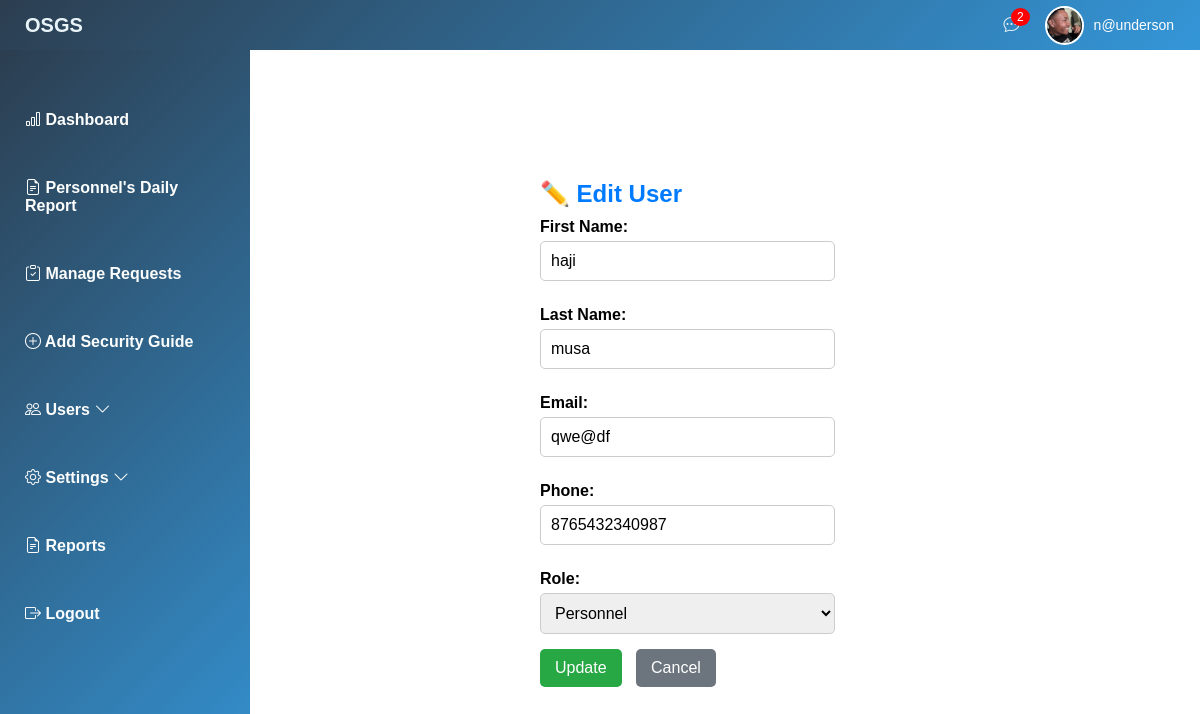
The app's page /admin/edit_user.php?id=3 (signed in) with its own data.
### tables this page shows
CREATE TABLE `hiring_requests` (
  `BookingNumber` int(20) NOT NULL,
  `id` int(11) NOT NULL,
  `first_name` varchar(100) DEFAULT NULL,
  `last_name` varchar(100) DEFAULT NULL,
  `email` varchar(100) DEFAULT NULL,
  `phone` varchar(20) DEFAULT NULL,
  `requirement_number` int(11) DEFAULT NULL,
  `shift` varchar(50) DEFAULT NULL,
  `gender` varchar(20) DEFAULT NULL,
  `address` text DEFAULT NULL,
  `created_at` timestamp NOT NULL DEFAULT current_timestamp(),
  `requested_date` timestamp NOT NULL DEFAULT current_timestamp(),
  `status` enum('Pending','Approved','Rejected') DEFAULT 'Pending',
  `role` varchar(22) NOT NULL DEFAULT 'personnel',
  `registration_date` date DEFAULT NULL,
  `id_type` varchar(50) DEFAULT NULL,
  `id_number` varchar(50) DEFAULT NULL,
  `id_image` varchar(255) DEFAULT NULL,
  `password` varchar(255) DEFAULT NULL,
  `first_login` tinyint(1) DEFAULT 1,
  `token_display` varchar(255) NOT NULL
);

### admin/edit_user.php (the view, shortened to what this page needs)
<?php
include 'header.php';
include '../db_connection.php';
$user_id = intval($_GET['id']);
$sql = "SELECT * FROM hiring_requests WHERE id = $user_id";
$result = mysqli_query($conn, $sql);
$user = mysqli_fetch_assoc($result);
?>
<div class="admin-content">
    <h2 class="page-title">✏️ Edit User</h2>
    <form method="post">
        <label>First Name:</label>
        <input type="text" name="first_name" value="<?php echo $user['first_name']; ?>" required>
        <label>Last Name:</label>
        <input type="text" name="last_name" value="<?php echo $user['last_name']; ?>" required>
        <label>Email:</label>
        <input type="email" name="email" value="<?php echo $user['email']; ?>" required>
        <label>Phone:</label>
        <input type="text" name="phone" value="<?php echo $user['phone']; ?>" required>
        <label>Role:</label>
        <select name="role" required>
            <option value="personnel" <?php echo ($user['role'] == 'personnel') ? 'selected' : ''; ?>>Personnel</option>
        </select>
        <button type="submit" name="update_user" class="btn update">Update</button>
        <a href="manage_users.php" class="btn cancel">Cancel</a>
    </form>
</div>
<?php include 'footer.php'; ?>

### admin/header.php (shortened to what this page needs)
<?php
include '../db_connection.php';
$userId = $_SESSION['user_id'];
$stmt = $conn->prepare("SELECT email, id_image FROM hiring_requests WHERE id = ?");
$stmt->bind_param("i", $userId);
$stmt->execute();
$result = $stmt->get_result();
$user = $result->fetch_assoc();
$profileImage = !empty($user['id_image']) ? $user['id_image'] : "default-avatar.jpg";
$pendingStmt = $conn->prepare("SELECT COUNT(*) as pending_count FROM hiring_requests WHERE status = 'pending'");
$pendingStmt->execute();
$pendingResult = $pendingStmt->get_result();
$pendingRequests = $pendingResult->fetch_assoc()['pending_count'];
?>
<!DOCTYPE html>
<html lang="en">
<head>
    <link rel="stylesheet" href="styles.css">
    <link rel="stylesheet" href="https://cdnjs.cloudflare.com/ajax/libs/font-awesome/6.0.0/css/all.min.css">
    <link rel="stylesheet" href="https://cdn.jsdelivr.net/npm/bootstrap-icons/font/bootstrap-icons.css">
</head>
<body>
<header class="admin-header">
    <span class="logo">OSGS</span>
    <div class="header-right">
        <div class="notification-icon">
            <i class="bi bi-chat-dots"></i>
            <span class="badge"><?php echo $pendingRequests; ?></span>
        </div>
        <div class="user-profile">
            <img src="<?php echo $profileImage; ?>" alt="User" class="user-image">
            <span class="user-email"><?php echo htmlspecialchars($user['email']); ?></span>
        </div>
    </div>
</header>
<nav class="admin-sidebar">
<ul>
        <li><a href="dashboard.php"><i class="bi bi-bar-chart"></i> Dashboard</a></li>
        <li><a href="daily_report.php"><i class="bi bi-file-earmark-text"></i>  Personnel's Daily Report</a></li>
        <li><a href="hiring_request.php"><i class="bi bi-clipboard-check"></i> Manage Requests</a></li>
        <li><a href="add_security_guide.php"><i class="bi bi-plus-circle"></i> Add Security Guide</a></li>
        <li>
            <a href="#"><i class="bi bi-people"></i> Users <i class="bi bi-chevron-down"></i></a>
        </li>
        <li>
            <a href="#"><i class="bi bi-gear"></i> Settings <i class="bi bi-chevron-down"></i></a>
        </li>
        <li><a href="reports.php"><i class="bi bi-file-earmark-text"></i> Reports</a></li>
        <li><a href="logout.php"><i class="bi bi-box-arrow-right"></i> Logout</a></li>
    </ul>
</nav>
<div class="admin-content">

### admin/styles.css (style rules this page uses)
body { margin: 0; padding: 0; font-family: Arial, sans-serif; display: flex; }
.logo { font-size: 20px; font-weight: bold; }
.admin-header { background: linear-gradient(135deg, #2c3e50 0%, #3498db 100%); color: rgb(233, 244, 248); display: flex; align-items: center; padding: 15px; position: fixed; width: 100%; height: 20px; top: 0; left: 0; z-index: 1000; }
.logo { font-size: 20px; font-weight: bold; margin-left: 10px; }
.header-right { display: flex; align-items: center; gap: 25px; margin-left: auto; }
.notification-icon { position: relative; cursor: pointer; }
.badge { position: absolute; top: -8px; right: -10px; background: red; color: white; border-radius: 50%; padding: 2px 6px; font-size: 12px; }
.user-profile { display: flex; align-items: center; gap: 10px; }
.user-image { width: 35px; height: 35px; border-radius: 50%; object-fit: cover; border: 2px solid white; }
.user-email { color: white; font-size: 14px; }
.admin-sidebar { width: 250px; height: 100vh; background: linear-gradient(135deg, #2c3e50 0%, #3498db 100%); color: #fff; position: fixed; left: 0; top: 50px; padding-top: 20px; transition: 0.3s; z-index: 999; overflow-y: auto; }
.admin-sidebar ul { list-style: none; padding: 0; }
.admin-sidebar ul li { padding: 15px; }
.admin-sidebar ul li a { color: rgb(252, 253, 253); text-decoration: none; font-weight: bolder; display: block; padding: 10px; }
.admin-content { margin-left: 250px; padding: 20px; margin-top: 60px; transition: 0.3s; }

### admin/edit_user.php (style rules this page uses)
.page-title { color: #007bff; font-size: 24px; margin-bottom: 10px; }
label { display: block; text-align: left; font-weight: bold; margin: 10px 0 5px; }
input, select { width: 100%; padding: 10px; border: 1px solid #ccc; border-radius: 5px; font-size: 16px; margin-bottom: 15px; box-sizing: border-box; }
.btn { display: inline-block; padding: 10px 15px; text-decoration: none; font-size: 16px; border-radius: 5px; border: none; cursor: pointer; }
.btn.update { background-color: #28a745; color: white; margin-right: 10px; }
.btn.cancel { background-color: #6c757d; color: white; }

### records on screen
hiring_requests: id_image (picture), email "n@underson"
hiring_requests: first_name "haji", last_name "musa", email "qwe@df", phone "8765432340987", role "Personnel"

### other values on screen
$pendingRequests "2"
